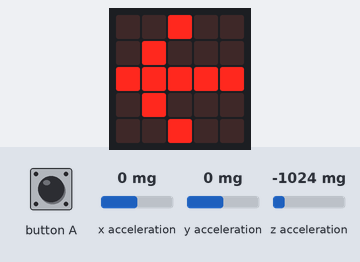
Bench run of a program on a simulated BBC micro:bit running MicroPython. Parts: the board's 5×5 LED display. The test bench sets the inputs (shaded band); at power-on: x acceleration 0 mg, y acceleration 0 mg, z acceleration -1024 mg. Files the program writes start out absent.

Above: at 1.2 s.
1.3 s: button A pressed for 0.15 s
At 2.0 s:
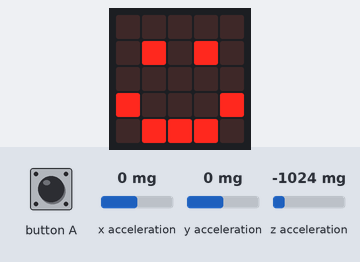
Timing chart, 0 to 4.3 s (numbered marks = the images above; inputs shaded):
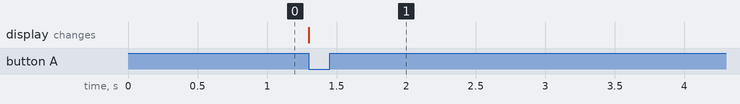

The program:

simplelogger.py
```python
from microbit import *

import os


# Set up some default parameters
POLL_TIME = 100
MAX_FRAMES = 300

# main loop
while True:

    # Prompt the user to press the left button(a)
    display.show(Image.ARROW_W)


    # Wait for button a to be pressed
    while True:
        if button_a.is_pressed():
            break


    # Let the user know the recording is ongoing
    display.show(Image.HAPPY)


    # record the start time so that all times can be offset
    start_time = running_time()


    # if the file already exists then remove it
    try:

        os.remove('output.csv')

    except:

        pass


    # open the file for writing

    with open('output.csv', 'w') as my_file:
        # write the file header
        my_file.write("time, x, y, z\n")


        # Main recording loop
        count = 0
        while count < MAX_FRAMES:
            count+=1
            # log data
            x_val = accelerometer.get_x()
            y_val = accelerometer.get_y()
            z_val = accelerometer.get_z()
            my_file.write("%i, %i, %i, %i\n" % ((running_time()-start_time), x_val, y_val, z_val))

            sleep(POLL_TIME)
```

Measured:
- after the input at 1.3 s, the display: changes at once (image 1)
